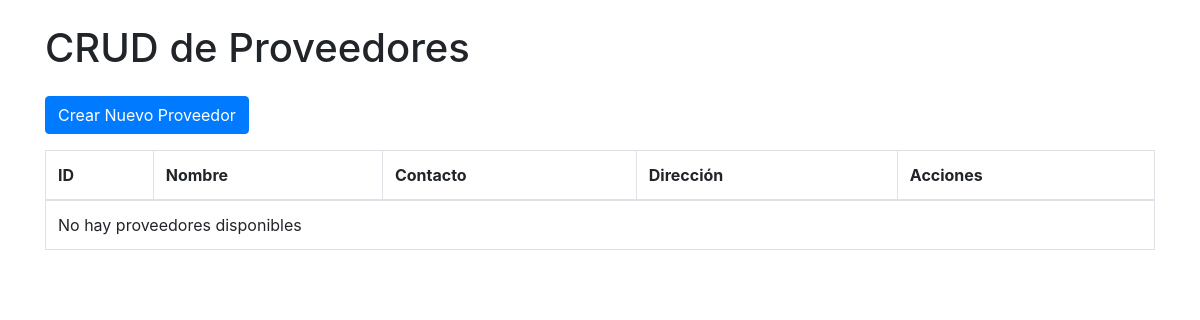
Page /proveedores/ on the earlier database version.
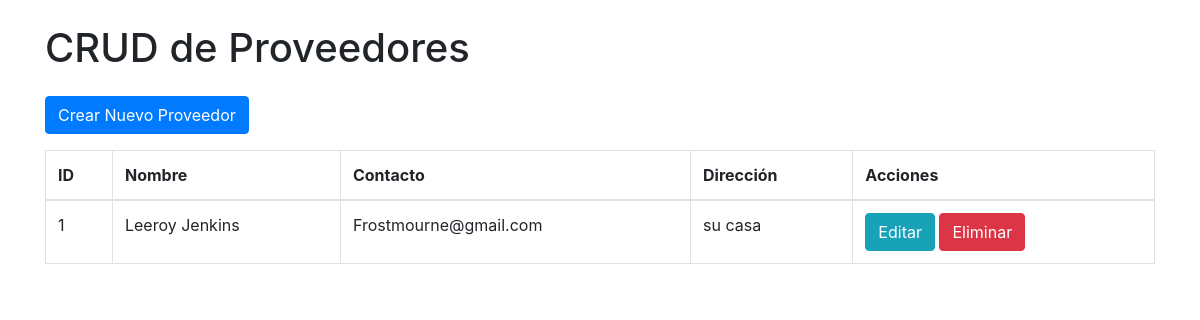
Same page on the later database version.
### inventario/models.py (models this page shows, shortened)
class Proveedor(models.Model):
    id = models.AutoField(primary_key=True)
    nombre = models.CharField(max_length=100)
    contacto = models.EmailField(unique=True, blank=True, null=True)
    direccion = models.TextField(blank=True, null=True)

### inventario/views.py (the view)
# urls.py: path('proveedores/', views.crud_proveedor, name='crud_proveedor'),
def crud_proveedor(request):
    proveedores = Proveedor.objects.all()
    return render(request, 'crud_proveedor.html', {'proveedores': proveedores})

### templates/crud_proveedor.html (shortened to what this page needs)
<!DOCTYPE html>
<html lang="es">
<head>
    <link rel="stylesheet" href="https://stackpath.bootstrapcdn.com/bootstrap/4.5.2/css/bootstrap.min.css">
</head>
<body>
    <div class="container">
        <h1 class="my-4">CRUD de Proveedores</h1>
        <a href="{% url 'crear_proveedor' %}" class="btn btn-primary mb-3">Crear Nuevo Proveedor</a>
        <table class="table table-bordered">
            <thead>
                <tr>
                    <th>ID</th>
                    <th>Nombre</th>
                    <th>Contacto</th>
                    <th>Dirección</th>
                    <th>Acciones</th>
                </tr>
            </thead>
            <tbody>
                {% for proveedor in proveedores %}
                <tr>
                    <td>{{ proveedor.id }}</td>
                    <td>{{ proveedor.nombre }}</td>
                    <td>{{ proveedor.contacto }}</td>
                    <td>{{ proveedor.direccion }}</td>
                    <td>
                        <a href="{% url 'editar_proveedor' proveedor.id %}" class="btn btn-info">Editar</a>
                        <a href="{% url 'eliminar_proveedor' proveedor.id %}" class="btn btn-danger">Eliminar</a>
                    </td>
                </tr>
                {% empty %}
                <tr>
                    <td colspan="5">No hay proveedores disponibles</td>
                </tr>
                {% endfor %}
            </tbody>
        </table>
    </div>
</body>
</html>

Differences in the rows shown:
added Proveedor: id "1", nombre "Leeroy Jenkins", contacto "Frostmourne@gmail.com", direccion "su casa"
Other differences:
text no longer shown: "No hay proveedores disponibles"
